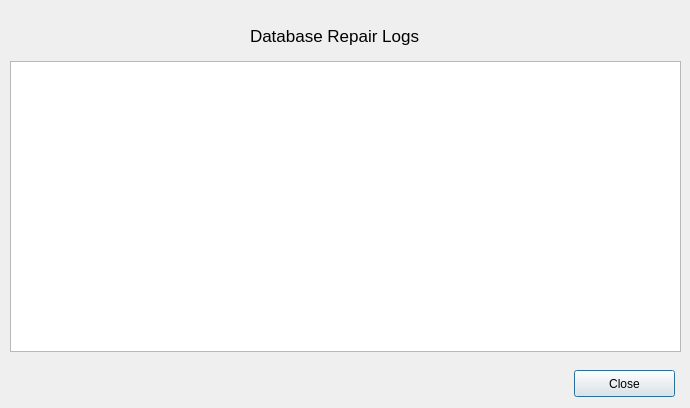
<?xml version="1.0" encoding="UTF-8"?>
<ui version="4.0">
 <class>RepairDatabase</class>
 <widget class="QDialog" name="RepairDatabase">
  <property name="geometry">
   <rect>
    <x>0</x>
    <y>0</y>
    <width>690</width>
    <height>408</height>
   </rect>
  </property>
  <property name="windowTitle">
   <string>Database Repair Completed</string>
  </property>
  <widget class="QTableView" name="repairView">
   <property name="geometry">
    <rect>
     <x>10</x>
     <y>61</y>
     <width>671</width>
     <height>291</height>
    </rect>
   </property>
  </widget>
  <widget class="QLabel" name="label">
   <property name="geometry">
    <rect>
     <x>250</x>
     <y>20</y>
     <width>371</width>
     <height>31</height>
    </rect>
   </property>
   <property name="font">
    <font>
     <pointsize>13</pointsize>
    </font>
   </property>
   <property name="text">
    <string>Database Repair Logs</string>
   </property>
  </widget>
  <widget class="QPushButton" name="closeButton">
   <property name="geometry">
    <rect>
     <x>574</x>
     <y>370</y>
     <width>101</width>
     <height>27</height>
    </rect>
   </property>
   <property name="text">
    <string>Close</string>
   </property>
  </widget>
 </widget>
 <resources/>
 <connections>
  <connection>
   <sender>closeButton</sender>
   <signal>clicked()</signal>
   <receiver>RepairDatabase</receiver>
   <slot>reject()</slot>
   <hints>
    <hint type="sourcelabel">
     <x>632</x>
     <y>383</y>
    </hint>
    <hint type="destinationlabel">
     <x>344</x>
     <y>203</y>
    </hint>
   </hints>
  </connection>
 </connections>
</ui>
